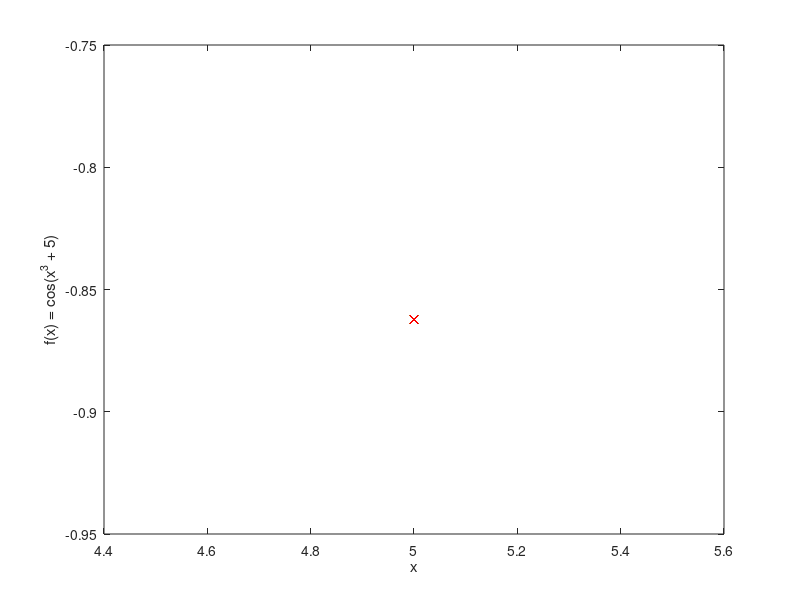

This chart was generated by the following MATLAB code: (Note: this script raises an error after producing the figure.)
%% task 1 +
a = input('Enter a: ');
b = input('Enter b: ');
n = input('Enter n: ');
x = linspace(a, b, n);
y1 = cos(2 * (x .^ 3) + 5);
x_max = find(max(y1) - y1 < 0.01);
x_min = find(y1 - min(y1) < 0.01);
plot(x,y1,'blue', x(x_max), y1(x_max), 'xgreen', x(x_min), y1(x_min), 'xred');
xlabel('x');
ylabel('f(x) = cos(x^3 + 5)');

%% task 2 +
n = input('Enter n: ');
if ~isprime(n)
    error('n is not prime');
end
% 1
res1 = 7:14:n;
disp(res1);
% 2
res2 = repmat(2:n + 1, n, 1)';
disp(res2);
% 3
B = reshape(1:(n + 1) * (n + 1), n + 1, n + 1);
B = B';
disp(B);
c = reshape(B, 1, (n + 1) * (n + 1));
disp(c);
D = [B(:, n), B(:, n + 1)];
disp(D);

%% task 3 +
A = ceil(100 * rand(4, 9));
disp(A);
max_diag = max(diag(A));
disp(max_diag);
quot = prod(A, 2) ./ sum(A, 2);
max_quot = max(quot);
disp(max_quot);
min_quot = min(quot);
disp(min_quot);
A = sortrows(A, 'descend');
disp(A);
clear quot;


%% task 4 +
A = input('Enter matrix: ');
disp(A);
[m, n] = size(A);
if (mod(n, 2) > 0.01)
    error('wrong n');
end
R = A(1:2:m, 2:2:n);
B = A(2:2:m, 1:2:n);
G(1:2:m, :) = A(1:2:m, 1:2:n);
G(2:2:m, :) = A(2:2:m, 2:2:n);
disp(R);
disp(G);
disp(B);
clear m;
clear n;

%% task 5 +
x = input('Enter x: ');
y1 = input('Enter y: ');
x_col = reshape(repmat(x, numel(y1), 1), numel(x) * numel(y1), 1);
y_col = repmat(y1', numel(x), 1);
A = [x_col, y_col];
disp(A);
clear x_col;
clear y_col;

%% task 6 +
X = input('Enter X: ');
[m, n] = size(X);
C = X' * X; % matrix of scalar products
C = C .* C;
norms_sq = sum(X .* X, 1); % squares of norms
B = repmat(norms_sq', 1, n) .* repmat(norms_sq, n, 1);
A = sqrt(B - C);
disp(A);
clear n;
clear norms_sq;
clear B;
clear C;

%% task 7
a = input('Enter a: ');
b = input('Enter b: ');
res = max(max(a) - min(b), max(b) - min(a));
disp(res);

%% task 8
A = input('Enter matrix: ');
[n, k] = size(A);
squared_sum = repmat(sum(A .* A, 2), 1, n);
D = squared_sum + squared_sum' - 2 * (A * A');
D = sqrt(D);
disp(D);
clear squared_sum;

%% task 9 
min_dim = input('Enter min dimension: ');
max_dim = input('Enter max dimension: ');
step = input('Enter step: ');
sizes = min_dim : step : max_dim;
rep = 100;
time1 = zeros(numel(sizes), rep);
time2 = time1;
for i = 1 : numel(sizes)
    B = rand(sizes(i));
    C = rand(sizes(i));
    for j = 1:rep
        tic();
        my_add(B, C);
        time1(i, j) = toc();
        tic()
        B + C;
        time2(i, j) = toc();
    end
end

time1 = median(time1, 2);
time2 = median(time2, 2);
plot(sizes, time1, sizes, time2);
xlabel('size')
ylabel('time');
legend('my\_add', 'MATLAB add');
clear A;
clear B;
clear C;
clear i;

%% task 10
A = input('Enter vector A: ');
A = reshape(A, 1, numel(A));
diff = A - fliplr(A);
if isempty(find(diff > 0.0001, 1))
    disp('A is symmetric');
else
    disp('A is not symmetric');
end
clear diff;
 
%% task 11
n = input('Enter n: ');
a = input('Enter a: ');
b = input('Enter b: ');
sample = a * rand(1, n);
delt = numel(find(sample > b)) / n;
disp(['number of elements > b = ', num2str(delt)]);
disp(['a/2b = ', num2str(a / (2 * b))]);
if delt < a / (2 * b)
    disp('Markovs inequality is correct');
else
    disp('Markovs inequality is not correct');
end
clear sample;

%% task 12
a = -20;
b = 20;
x = a:0.4:b;
f = exp(-x .^ 2);
Y = tril(repmat(f, numel(f), 1));
y1 = trapz(x, Y');
y2 = rectangles(x, Y');
y3 = simpson(x, Y');
subplot(3, 1, 1);
plot(x, y1, x, y2, x, y3);
legend('trapz', 'rectangles', 'simpson');
title('\int_{-\infty}^x e^{-x^2}dx');

h = 1;
n = 15;
rep = 100;
err = zeros(3, n);
time = zeros(3, n, rep);
t = zeros(1, n);
for i = 1:n
        x = a:h:b;
        f = sin(x .* x) + x .^ 3;
        for j = 1:rep
        tic(); 
        err(1, i) = trapz(x, f');
        time(1, i, j) = toc();
        tic();
        err(2, i) = rectangles(x, f');
        time(2, i, j) = toc();
        tic();
        err(3, i) = simpson(x, f');
        time(3, i, j) = toc();
        end
    t(i) = h;
    h = h / 2;
end
time = median(time, 3);
err = abs(diff(err, 1, 2));
subplot(3, 1, 2);
loglog(t(1 : n - 1), err(1, :), t(1 : n - 1), err(2, :), t(1 : n - 1), err(3, :));
legend('trapz', 'rectangles', 'simpson');
title('Внутренняя скорость сходимости');
subplot(3, 1, 3);
loglog(t, time(1, :), t, time(2, :), t, time(3, :));
legend('trapz', 'rectangles', 'simpson');
title('Время выполнения функции');

%% task 13
x0 = 0;
h = logspace(0, -5, 100000);
der_r = (f(x0 + h) - f(x0)) ./ h;
der_c = (f(x0 + h) - f(x0 - h)) ./ (2 * h);
dif_r = abs(der_r - f_der(x0));
dif_c = abs(der_c - f_der(x0));
loglog(h, dif_r, h, dif_c);
legend('правая р.п.', 'центральная р.п.');
title('Отклонение разностной производной от точного значения');
